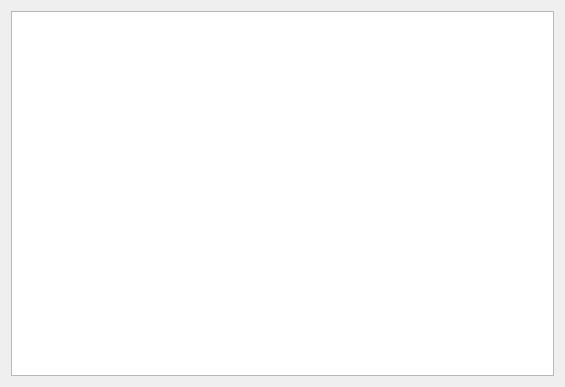
<?xml version="1.0" encoding="UTF-8"?>
<ui version="4.0">
 <class>Lista</class>
 <widget class="QDialog" name="Lista">
  <property name="geometry">
   <rect>
    <x>0</x>
    <y>0</y>
    <width>565</width>
    <height>387</height>
   </rect>
  </property>
  <property name="windowTitle">
   <string>Dialog</string>
  </property>
  <layout class="QGridLayout" name="gridLayout">
   <item row="0" column="0">
    <widget class="QTableWidget" name="tableWidget"/>
   </item>
  </layout>
 </widget>
 <resources/>
 <connections/>
</ui>
